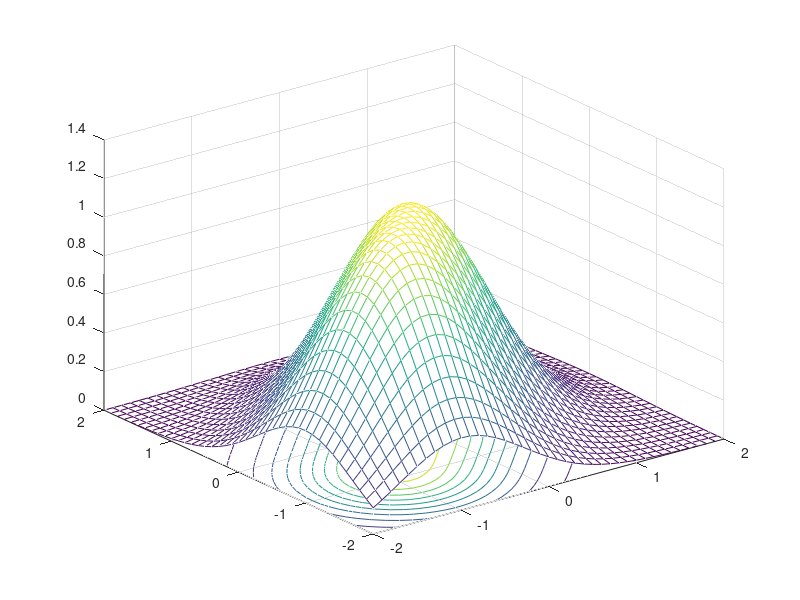

Here is the MATLAB script that generated this plot:
% Plot surface using mesh

xa = -2:0.1:2;
xb = -2:0.1:2;
[x,y] = meshgrid(xa,xb);
% z = cos(x.^2) + sin(y.^2);
%z = exp(-x.^2 - y.^2);
z = exp(-x.^2 - y.^2);
z1 = exp(-(x+1).^2 - (y+1).^2);
z = z+z1;
meshc(x,y,z) % surface in x
%mesh(x,y,z)
% view(60,30)